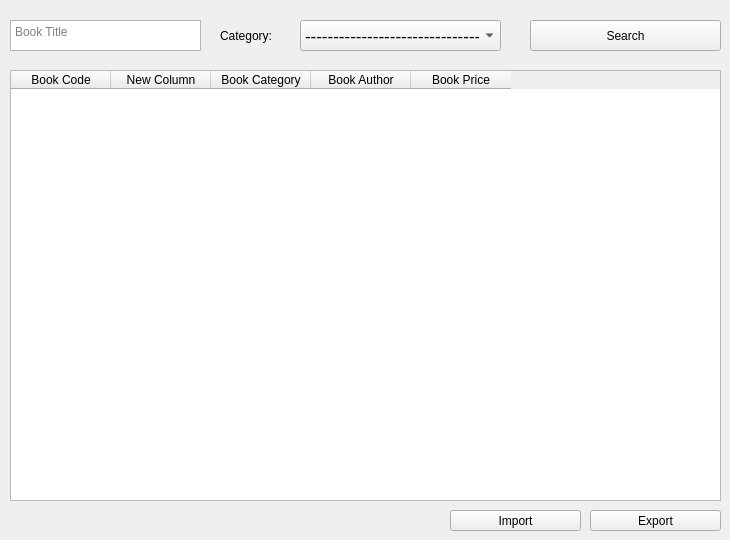
      <widget class="QWidget" name="tab_8">
       <attribute name="title">
        <string>All Books</string>
       </attribute>
       <widget class="QPushButton" name="pushButton_9">
        <property name="geometry">
         <rect>
          <x>530</x>
          <y>20</y>
          <width>191</width>
          <height>31</height>
         </rect>
        </property>
        <property name="text">
         <string>Search</string>
        </property>
       </widget>
       <widget class="QComboBox" name="comboBox_2">
        <property name="geometry">
         <rect>
          <x>300</x>
          <y>20</y>
          <width>201</width>
          <height>31</height>
         </rect>
        </property>
        <property name="font">
         <font>
          <pointsize>13</pointsize>
         </font>
        </property>
        <item>
         <property name="text">
          <string>--------------------------------</string>
         </property>
        </item>
       </widget>
       <widget class="QTextEdit" name="textEdit_2">
        <property name="geometry">
         <rect>
          <x>10</x>
          <y>20</y>
          <width>191</width>
          <height>31</height>
         </rect>
        </property>
        <property name="placeholderText">
         <string>Book Title</string>
        </property>
       </widget>
       <widget class="QLabel" name="label">
        <property name="geometry">
         <rect>
          <x>220</x>
          <y>20</y>
          <width>81</width>
          <height>31</height>
         </rect>
        </property>
        <property name="text">
         <string>Category:</string>
        </property>
       </widget>
       <widget class="QTableWidget" name="tableWidget_2">
        <property name="geometry">
         <rect>
          <x>10</x>
          <y>70</y>
          <width>711</width>
          <height>431</height>
         </rect>
        </property>
        <property name="styleSheet">
         <string notr="true"/>
        </property>
        <column>
         <property name="text">
          <string>Book Code</string>
         </property>
        </column>
        <column>
         <property name="text">
          <string>New Column</string>
         </property>
        </column>
        <column>
         <property name="text">
          <string>Book Category</string>
         </property>
         <property name="textAlignment">
          <set>AlignCenter</set>
         </property>
        </column>
        <column>
         <property name="text">
          <string>Book Author</string>
         </property>
        </column>
        <column>
         <property name="text">
          <string>Book Price</string>
         </property>
        </column>
       </widget>
       <widget class="QPushButton" name="pushButton_22">
        <property name="geometry">
         <rect>
          <x>590</x>
          <y>510</y>
          <width>131</width>
          <height>21</height>
         </rect>
        </property>
        <property name="text">
         <string>Export</string>
        </property>
       </widget>
       <widget class="QPushButton" name="pushButton_34">
        <property name="geometry">
         <rect>
          <x>450</x>
          <y>510</y>
          <width>131</width>
          <height>21</height>
         </rect>
        </property>
        <property name="text">
         <string>Import</string>
        </property>
       </widget>
      </widget>
